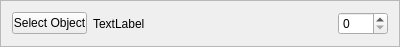
<?xml version="1.0" encoding="UTF-8"?>
<ui version="4.0">
 <class>Frame</class>
 <widget class="QFrame" name="Frame">
  <property name="geometry">
   <rect>
    <x>0</x>
    <y>0</y>
    <width>400</width>
    <height>46</height>
   </rect>
  </property>
  <property name="windowTitle">
   <string>Frame</string>
  </property>
  <property name="frameShape">
   <enum>QFrame::StyledPanel</enum>
  </property>
  <property name="frameShadow">
   <enum>QFrame::Raised</enum>
  </property>
  <layout class="QHBoxLayout" name="horizontalLayout">
   <item>
    <widget class="QPushButton" name="selectButton">
     <property name="sizePolicy">
      <sizepolicy hsizetype="Maximum" vsizetype="Fixed">
       <horstretch>0</horstretch>
       <verstretch>0</verstretch>
      </sizepolicy>
     </property>
     <property name="maximumSize">
      <size>
       <width>75</width>
       <height>16777215</height>
      </size>
     </property>
     <property name="text">
      <string>Select Object</string>
     </property>
    </widget>
   </item>
   <item>
    <widget class="QLabel" name="nameLabel">
     <property name="sizePolicy">
      <sizepolicy hsizetype="Expanding" vsizetype="Preferred">
       <horstretch>0</horstretch>
       <verstretch>0</verstretch>
      </sizepolicy>
     </property>
     <property name="text">
      <string>TextLabel</string>
     </property>
    </widget>
   </item>
   <item>
    <widget class="QSpinBox" name="idBox">
     <property name="sizePolicy">
      <sizepolicy hsizetype="Maximum" vsizetype="Fixed">
       <horstretch>0</horstretch>
       <verstretch>0</verstretch>
      </sizepolicy>
     </property>
     <property name="maximumSize">
      <size>
       <width>50</width>
       <height>16777215</height>
      </size>
     </property>
     <property name="maximum">
      <number>1000</number>
     </property>
    </widget>
   </item>
  </layout>
 </widget>
 <resources/>
 <connections/>
</ui>
